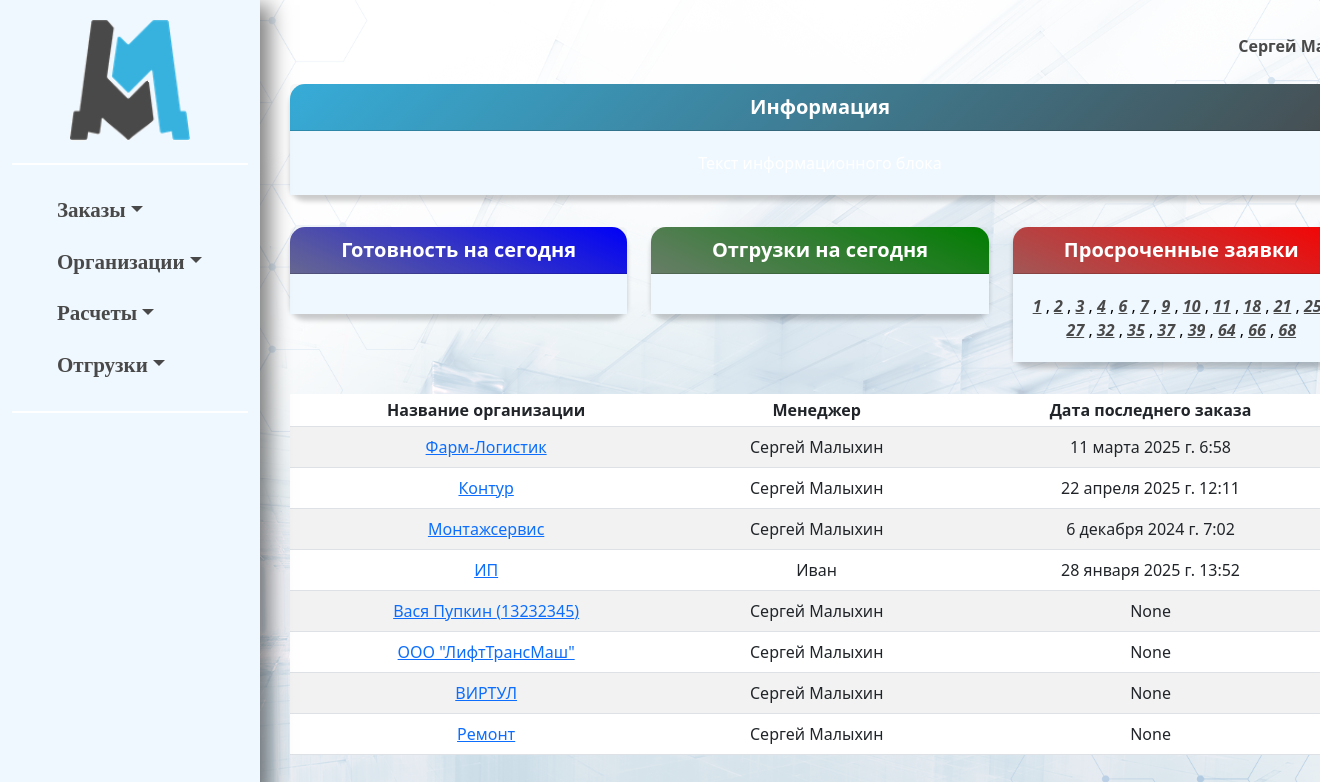
/erp_main/organizations/ (signed in), run on the app's committed database.
### erp_main/models.py (models this page shows, shortened)
class Organization(models.Model):
    FOOTING_CHOICES = (
        ('ustav', 'устава'),
        ('attorney', 'доверенности')
    )
    KIND_CHOICES = (
        ('ooo', 'ООО'),
        ('ao', 'АО'),
        ('zao', 'ЗАО'),
        ('ip', 'ИП'),
    )
    kind = models.CharField(max_length=100, blank=True, null=True, choices=KIND_CHOICES)
    phone_number = models.CharField(max_length=15, blank=True, null=True)
    name_fl = models.CharField(max_length=15, blank=True, null=True)
    user = models.ForeignKey(User, related_name='organizations', on_delete=models.CASCADE)
    ceo_footing = models.CharField(max_length=30, choices=FOOTING_CHOICES)
    name = models.CharField(max_length=100, blank=True, null=True)
    inn = models.CharField(max_length=15, blank=True, null=True)
    ogrn = models.CharField(max_length=15, blank=True, null=True)
    kpp = models.CharField(max_length=15, blank=True, null=True)
    r_s = models.CharField(max_length=25, blank=True, null=True)
    bank = models.CharField(max_length=300, blank=True, null=True)
    bik = models.CharField(max_length=10, blank=True, null=True)
    k_s = models.CharField(max_length=25, blank=True, null=True)
    address = models.CharField(max_length=150, blank=True, null=True)
    email = models.EmailField(blank=True, null=True)
    ceo_title = models.CharField(max_length=30, blank=True, null=True)
    ceo_name = models.CharField(max_length=150, blank=True, null=True)
    class Meta:
        verbose_name_plural = 'Организации'
    @property
    def last_order(self):
        return (
            Order.objects.filter(invoice__organization=self.id)
            .order_by('-created_at')
            .first().created_at if Order.objects.filter(invoice__organization=self.id).exists() else None
        )

class Order(models.Model):
    created_at = models.DateTimeField(auto_now_add=True)
    order_file = models.FileField(upload_to='uploads/')
    invoice = models.ForeignKey(Invoice, related_name='invoice', blank=True, null=True, on_delete=models.CASCADE)
    due_date = models.DateField(null=True, blank=True)
    comment = models.TextField(blank=True, null=True)
    def get_items_filtered(self):
        return self.items.exclude(p_status__in=['changed',])
    @property
    def status(self): # раскидываем позиции по статусам
        in_query = self.get_items_filtered().filter(p_status='in_query').aggregate(total=Sum('p_quantity'))['total'] or 0
        product = self.get_items_filtered().filter(p_status='product').aggregate(total=Sum('p_quantity'))['total'] or 0
        ready = self.get_items_filtered().filter(p_status='ready').aggregate(total=Sum('p_quantity'))['total'] or 0
        shipped = self.get_items_filtered().filter(p_status='shipped').aggregate(total=Sum('p_quantity'))['total'] or 0
        stopped = self.get_items_filtered().filter(p_status='stopped').aggregate(total=Sum('p_quantity'))['total'] or 0
        canceled = self.get_items_filtered().filter(p_status='canceled').aggregate(total=Sum('p_quantity'))['total'] or 0
        if in_query > 0 and product == 0 and ready == 0 and shipped == 0:
            return f'в очереди'
        elif in_query == 0 and product > 0 and ready == 0 and shipped == 0:
            return f'запущен'
        elif in_query == 0 and product == 0 and ready > 0 and shipped == 0:
            return f'готов'
        elif in_query == 0 and product == 0 and ready == 0 and shipped > 0:
            return f'отгружен'
        elif stopped > 0 and product == 0 and ready == 0 and shipped == 0:
            return f'остановлен'
        elif canceled > 0 and product == 0 and ready == 0 and shipped == 0:
            return f'отменен'
        else:
            return f'частично не готов' # дополнительная логика обработки заявок со смешанным статусом позиций

### erp_main/views.py (the view)
# urls.py: path('organizations/', OrganizationListView.as_view(), name='organization_list'),
class OrganizationListView(LoginRequiredMixin, ListView):
    model = Organization
    template_name = 'organization_list.html'
    context_object_name = 'organizations'
    def get_queryset(self):
        user = self.request.user
        if user.is_superuser:
            return Organization.objects.all()
        return Organization.objects.filter(user=user)

### erp_main/context_processors.py (called while the page is built)
def base_context(request):
    orders = Order.objects.all()
    date = datetime.date.today()
    date_now = date.today()
    today, overdue, ships = {}, {}, {}
    for order in orders:
        if order.due_date == date:
            order_url = reverse('order_detail', args=[order.pk])
            today[order.pk] = order_url
        if order.due_date is not None and order.due_date < date and order.status in ['в очереди', 'запущен']:
            order_url = reverse('order_detail', args=[order.pk])
            overdue[order.pk] = order_url
        if Shipment.objects.filter(order=order, date=date_now).exists():
            order_url = reverse('order_detail', args=[order.pk])
            ships[order.pk] = order_url
    return {'today': today, 'overdue': overdue, 'ships': ships}

### erp_main/templates/organization_list.html
{% extends 'base.html' %}
{% block content %}
    <table class="table table-striped table-hover">
        <thead class="thead-dark">
            <tr>
                <th  style="padding: 4px; text-align: center; vertical-align: middle;">Название организации</th>
                <th  style="padding: 4px; text-align: center; vertical-align: middle;">Менеджер</th>
                <th  style="padding: 4px; text-align: center; vertical-align: middle;">Дата последнего заказа</th>
            </tr>
        </thead>
        <tbody>
            {% for org in organizations %}
            <tr>
                <td style="padding: 8px; text-align: center; vertical-align: middle;">
                    <a href="{% url 'organization_detail' org.id %}">
                        {% if org.name %}
                            {{ org.name }}
                        {% else %}
                            {{ org.name_fl }} ({{ org.phone_number }})
                        {% endif %} </a>
                </td>
                <td style="padding: 4px; text-align: center; vertical-align: middle;">{{ org.user.first_name }} {{ org.user.last_name }}</td>
                <td style="padding: 4px; text-align: center; vertical-align: middle;">{{org.last_order}}</td>
            </tr>
            {% endfor %}
        </tbody>
    </table>
{% endblock %}

### templates/base.html (shortened to what this page needs)
{% load static %}
<!DOCTYPE html>
<html lang="ru">
<head>
    <link href="https://cdn.jsdelivr.net/npm/bootstrap@5.3.0-alpha1/dist/css/bootstrap.min.css" rel="stylesheet">
</head>
<body>
<div class="container-fluid">
    <div class="row">
        <nav class="sidebar" id="sidebar">
            <div style="text-align: center;">
                <a href="{% url 'index' %}">
                    <img src="{% static 'erp_main/images/logo.png' %}" style="width: 120px; height: auto;" alt="Главная" id="logo">
                </a>
            </div>
            <div class="gradient-line"></div>
            <div class="sidebar-sticky">
                <ul class="nav flex-column text-left">
                    <li class="nav-item dropdown">
                        <a class="nav-link dropdown-toggle" href="#" role="button" data-bs-toggle="dropdown" aria-expanded="false">Заказы</a>
                    </li>
                    <li class="nav-item dropdown">
                        <a class="nav-link dropdown-toggle" href="#" role="button" data-bs-toggle="dropdown" aria-expanded="false">Организации</a>
                    </li>
                    <li class="nav-item dropdown">
                        <a class="nav-link dropdown-toggle" href="#" role="button" data-bs-toggle="dropdown" aria-expanded="false">Расчеты</a>
                    </li>
                    <li class="nav-item dropdown">
                        <a class="nav-link dropdown-toggle" href="#" role="button" data-bs-toggle="dropdown" aria-expanded="false">Отгрузки</a>
                    </li>
                </ul>
            </div>
            <div class="gradient-line"></div>
        </nav>
        <main role="main" class="col-md-10 main-content">
            <div class="row my-1">
                <div class="col-md-12">
                    <div class="row mb-0">
                        <div class="col-md-10 text-center">
                        </div>
                        <div class="col-md-2 text-center" style="background: none;">
                            <div class="alert alert-info" role="alert">
                                {% if user.is_authenticated %}
                                    <li class="nav-item dropdown">
                                        <a class="nav-link dropdown-toggle" href="#" role="button" data-bs-toggle="dropdown" aria-expanded="false">{{ user.first_name }} {{ user.last_name }}</a>
                                    </li>
                                {% endif %}
                            </div>
                        </div>
                    </div>
                    <div class="card mb-3 text-white" id="first-block">
                        <div class="card-header">Информация</div>
                        <div class="card-body">
                            <p class="card-text">Текст информационного блока</p>
                        </div>
                    </div>
                </div>
            </div>
                    <div class="row my-3">
                       <div class="col-md-4">
                    <div class="card text-white bg-primary mb-3" id="readiness">
                        <div class="card-header">Готовность на сегодня</div>
                        <div class="card-body">
                        </div>
                    </div>
                </div>
                        <div class="col-md-4">
                    <div class="card text-white bg-success mb-3" id="shipment">
                        <div class="card-header">Отгрузки на сегодня</div>
                        <div class="card-body text-black">
                        </div>
                    </div>
                </div>
                <div class="col-md-4">
                    <div class="card text-white bg-danger mb-3" id="delay">
                        <div class="card-header">Просроченные заявки</div>
                        <div class="card-body text-black">
                            <p class="card-text">
                                {% for num, link in overdue.items %}
                                    <a href="{{ link }}" style="color: #494949;"><i><strong>{{ num }}</strong></i></a>
                                    {% if forloop.last != True%},{% endif %}
                                {% endfor %}
                            </p>
                        </div>
                    </div>
                </div>
            </div>
        {% block content %}
        {% endblock %}
        </main>
    </div>
</div>
</body>
</html>

### data on the page
Organization: name "Фарм-Логистик", user.first_name "Сергей", user.last_name "Малыхин", last_order "11 марта 2025 г. 6:58"
Organization: name "Контур", user.first_name "Сергей", user.last_name "Малыхин", last_order "22 апреля 2025 г. 12:11"
Organization: name "Монтажсервис", user.first_name "Сергей", user.last_name "Малыхин", last_order "6 декабря 2024 г. 7:02"
Organization: name "ИП", user.first_name "Иван", last_order "28 января 2025 г. 13:52"
Organization: name_fl "Вася Пупкин", phone_number "13232345", user.first_name "Сергей", user.last_name "Малыхин", last_order "None"
Organization: name "ООО \"ЛифтТрансМаш\"", user.first_name "Сергей", user.last_name "Малыхин", last_order "None"
Organization: name "ВИРТУЛ", user.first_name "Сергей", user.last_name "Малыхин", last_order "None"
Organization: name "Ремонт", user.first_name "Сергей", user.last_name "Малыхин", last_order "None"

### other printed values
{{ user.first_name }} "Сергей"
{{ num }} "1" "2" "3" "4" "6" "7" "9" "10" "11" "18" "21" "27" "32" "35" "37" "39" "64" "66" "68"
